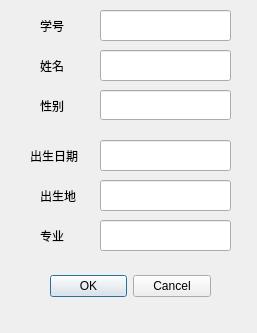
<?xml version="1.0" encoding="UTF-8"?>
<ui version="4.0">
 <class>DialogStudentInformation</class>
 <widget class="QDialog" name="DialogStudentInformation">
  <property name="geometry">
   <rect>
    <x>0</x>
    <y>0</y>
    <width>257</width>
    <height>333</height>
   </rect>
  </property>
  <property name="windowTitle">
   <string>Dialog</string>
  </property>
  <widget class="QDialogButtonBox" name="buttonBox">
   <property name="geometry">
    <rect>
     <x>50</x>
     <y>270</y>
     <width>161</width>
     <height>32</height>
    </rect>
   </property>
   <property name="orientation">
    <enum>Qt::Horizontal</enum>
   </property>
   <property name="standardButtons">
    <set>QDialogButtonBox::Cancel|QDialogButtonBox::Ok</set>
   </property>
  </widget>
  <widget class="QLineEdit" name="lineEditMajor">
   <property name="geometry">
    <rect>
     <x>100</x>
     <y>220</y>
     <width>131</width>
     <height>31</height>
    </rect>
   </property>
   <property name="text">
    <string/>
   </property>
  </widget>
  <widget class="QLabel" name="label_4">
   <property name="geometry">
    <rect>
     <x>30</x>
     <y>140</y>
     <width>61</width>
     <height>31</height>
    </rect>
   </property>
   <property name="text">
    <string>出生日期</string>
   </property>
  </widget>
  <widget class="QLabel" name="label_3">
   <property name="geometry">
    <rect>
     <x>40</x>
     <y>90</y>
     <width>61</width>
     <height>31</height>
    </rect>
   </property>
   <property name="text">
    <string>性别</string>
   </property>
  </widget>
  <widget class="QLabel" name="label">
   <property name="geometry">
    <rect>
     <x>40</x>
     <y>10</y>
     <width>61</width>
     <height>31</height>
    </rect>
   </property>
   <property name="text">
    <string>学号</string>
   </property>
  </widget>
  <widget class="QLineEdit" name="lineEditSN">
   <property name="geometry">
    <rect>
     <x>100</x>
     <y>10</y>
     <width>131</width>
     <height>31</height>
    </rect>
   </property>
  </widget>
  <widget class="QLineEdit" name="lineEditGender">
   <property name="geometry">
    <rect>
     <x>100</x>
     <y>90</y>
     <width>131</width>
     <height>30</height>
    </rect>
   </property>
  </widget>
  <widget class="QLineEdit" name="lineEditName">
   <property name="geometry">
    <rect>
     <x>100</x>
     <y>50</y>
     <width>131</width>
     <height>31</height>
    </rect>
   </property>
  </widget>
  <widget class="QLabel" name="label_5">
   <property name="geometry">
    <rect>
     <x>40</x>
     <y>180</y>
     <width>61</width>
     <height>31</height>
    </rect>
   </property>
   <property name="text">
    <string>出生地</string>
   </property>
  </widget>
  <widget class="QLineEdit" name="lineEditPlace">
   <property name="geometry">
    <rect>
     <x>100</x>
     <y>180</y>
     <width>131</width>
     <height>31</height>
    </rect>
   </property>
  </widget>
  <widget class="QLabel" name="label_2">
   <property name="geometry">
    <rect>
     <x>40</x>
     <y>50</y>
     <width>61</width>
     <height>31</height>
    </rect>
   </property>
   <property name="text">
    <string>姓名</string>
   </property>
  </widget>
  <widget class="QLabel" name="label_6">
   <property name="geometry">
    <rect>
     <x>40</x>
     <y>220</y>
     <width>61</width>
     <height>31</height>
    </rect>
   </property>
   <property name="text">
    <string>专业</string>
   </property>
  </widget>
  <widget class="QLineEdit" name="lineEditDate">
   <property name="geometry">
    <rect>
     <x>100</x>
     <y>140</y>
     <width>131</width>
     <height>31</height>
    </rect>
   </property>
  </widget>
 </widget>
 <resources/>
 <connections>
  <connection>
   <sender>buttonBox</sender>
   <signal>accepted()</signal>
   <receiver>DialogStudentInformation</receiver>
   <slot>accept()</slot>
   <hints>
    <hint type="sourcelabel">
     <x>180</x>
     <y>288</y>
    </hint>
    <hint type="destinationlabel">
     <x>202</x>
     <y>326</y>
    </hint>
   </hints>
  </connection>
  <connection>
   <sender>buttonBox</sender>
   <signal>rejected()</signal>
   <receiver>DialogStudentInformation</receiver>
   <slot>reject()</slot>
   <hints>
    <hint type="sourcelabel">
     <x>87</x>
     <y>286</y>
    </hint>
    <hint type="destinationlabel">
     <x>59</x>
     <y>334</y>
    </hint>
   </hints>
  </connection>
 </connections>
</ui>
